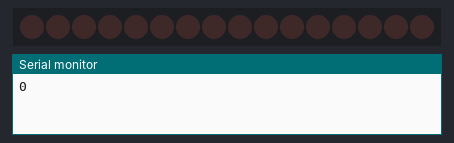
The sketch below on a simulated Arduino Uno, built with avr-gcc and run on an emulated ATmega328P. Parts: 16 shift-register outputs drawn as a row of LEDs (first output left, lit = HIGH), the last lines printed to the serial monitor. Wiring (inferred from the names in the program): 2 × shift register (74HC595): data pin 16; shift clock pin 14; latch pin 15. Wiring (inferred from the signals the program sends): row of LEDs: on Q0, Q1, Q2, Q3, Q4, Q5, Q6, Q7, Q8, Q9, Q10, Q11, Q12, Q13, Q14, Q15.

Above: at 0.1 s.
At 1.1 s:
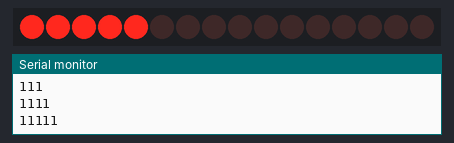
At 2.1 s:
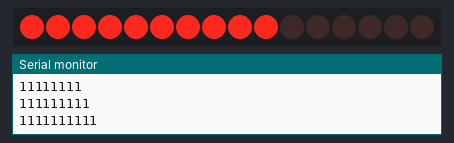
At 4.11 s:
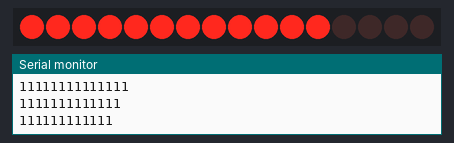
At 6.11 s:
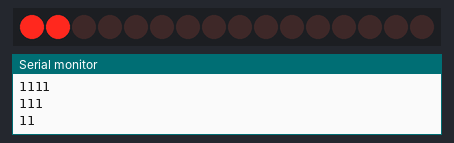
At 8.12 s:
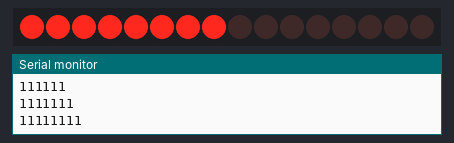
Timing chart, 0 to 8.4 s (numbered marks = the images above):
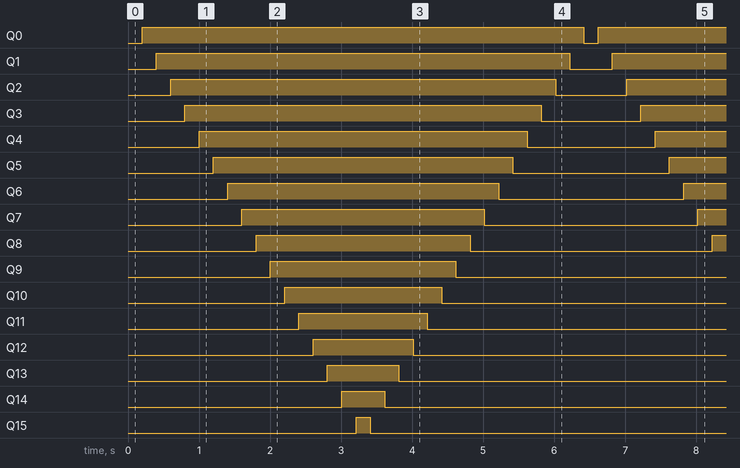

Measured:
- by itself, Q0: alternates HIGH for 6.2 s and LOW for 0.20 s
- by itself, Q1: alternates HIGH for 5.8 s and LOW for 0.60 s
- by itself, Q2: alternates HIGH for 5.4 s and LOW for 1.0 s
- by itself, Q3: alternates HIGH for 5.0 s and LOW for 1.4 s
- by itself, Q4: alternates HIGH for 4.6 s and LOW for 1.8 s
- by itself, Q5: alternates HIGH for 4.2 s and LOW for 2.2 s
- by itself, Q6: alternates HIGH for 3.8 s and LOW for 2.6 s
- by itself, Q7: alternates HIGH for 3.4 s and LOW for 3.0 s

The sketch:

shift_daisy_chain.ino
```cpp
#define SRCLK 14 // Serial clock
#define RCLK  15 // Latch
#define SER   16 // Serial out

static unsigned short led_short;

void setup()
{
  Serial.begin(9600);
  pinMode(SER, OUTPUT);
  pinMode(SRCLK, OUTPUT);
  pinMode(RCLK, OUTPUT);
}

void loop()
{
  led_short = 0;

  for (int i = 0; i < 16; i++)
  {
    Serial.println(led_short, BIN);
    digitalWrite(RCLK, LOW);
    shiftOut(SER, SRCLK, MSBFIRST, led_short >> 8);
    shiftOut(SER, SRCLK, MSBFIRST, led_short);
    digitalWrite(RCLK, HIGH);

    led_short |= (1 << i);

    delay(200);
  }

  for (int i = 0; i < 16; i++)
  {
    Serial.println(led_short, BIN);
    digitalWrite(RCLK, LOW);
    shiftOut(SER, SRCLK, MSBFIRST, led_short >> 8);
    shiftOut(SER, SRCLK, MSBFIRST, led_short);
    digitalWrite(RCLK, HIGH);

    led_short >>= 1;

    delay(200);
  }
}
```
